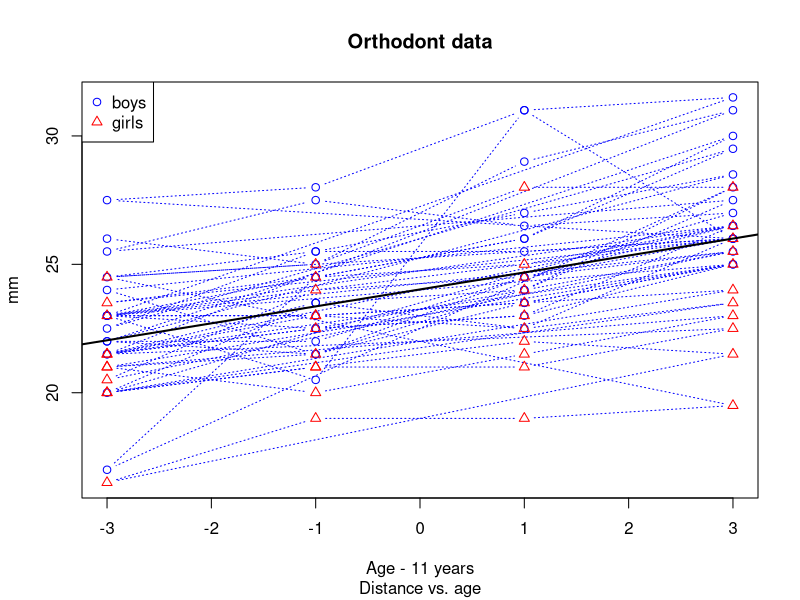

R code for this plot: (Note: this script raises an error after producing the figure.)
## ---- chunk 1
knitr::opts_chunk$set(echo = TRUE)
require( nlme)
## ---- chunk 2
O <- as.data.frame( Orthodont) #simplify data
O$Subject <- factor( O$Subject, ordered=FALSE) # remove order of factor.
O$age <- O$age - 11 # center the independent variable.
names(O)
flm1 <- lm( distance ~ age, data=O)
(sflm1 <- summary( flm1))
plot( O$age, O$distance, type='b', lty='dotted',
      pch=c( 1, 2)[O$Sex], col=c('blue', 'red')[O$Sex], xlab="Age - 11 years",
      ylab="mm", main="Orthodont data", sub="Distance vs. age")
abline( flm1, lwd=2)
legend( x="topleft", legend=c("boys", "girls"), col=c('blue', 'red'),
        pch=c( 1, 2) )
## ---- chunk 3
flm2 <- lmList( distance ~ age | Sex, data=O)
(sflm2 <- summary( flm2))
sflm2$adj.r.squared
plot( augPred( flm2, primary=~ age))
## ---- chunk 4
(cflm2 <- coef(sflm2))
cat( "Male Intr - 1 SD: ", cflm2[1,1,1] - cflm2[1,2,1], "\n")
cat( "Female Intr + 1 SD: ", cflm2[2,1,1] + cflm2[2,2,1], "\n")
cat( "Male slope - 1 SD: ", cflm2[1,1,2] - cflm2[1,2,2], "\n")
cat( "Female slope + 1 SD: ", cflm2[2,1,2] + cflm2[2,2,2], "\n")
## ---- chunk 5
plot( intervals( flm2))
## ---- chunk 6
flm3 <- lm( distance ~ age + Sex, data=O)
dummy.coef( flm3)
(sflm3 <- summary( flm3))
## ---- chunk 7
flm4 <- lm( distance ~ age * Sex, data=O)
(sflm4 <- summary( flm4))
## ---- chunk 8
flm5 <- lm( distance ~ age + Sex + Subject, data=O)
(sflm5 <- summary( flm5))
## ---- chunk 9
tmp <- confint( flm5)
tmp <- na.omit( tmp[ grep( "Subject", rownames( tmp)), ])
tmp <- tmp[ order( tmp[ ,1]), ]
barplot( height=tmp[ ,2]-tmp[,1], offset=tmp[, 1], horiz=TRUE, 
         xlim=c( min( tmp[ , 1]), max( tmp[ , 2])),
         panel.first=grid())
## ---- chunk 10
flm6 <- lmList( distance ~ age  | Subject, data=O)
#(sflm6 <- summary( flm6))
plot( augPred( flm6, primary=~ age))
## ---- chunk 11
plot( intervals( flm6))
## ---- chunk 12
fme1 <- lme(distance ~ age, random= ~ age | Subject, data = O, method="ML")
# Use "ML" to compare to lm results.
(sfme1 <- summary( fme1))
# we must tell augPred what variable drives the model. Level 0 is the overall
# fixed effect, level 1 the subjects.
plot( augPred( fme1, primary= ~ age, level=c(0,1)))
## ---- chunk 13
paste( " flm1: ")
coef( flm1)
confint( flm1)
cat( "\n fme1: ")
fixed.effects( fme1)

intervals( fme1)
## ---- chunk 14
anova( fme1, flm1)
## ---- chunk 15
fme2 <- update( fme1, random = ~ 1 | Subject) # just intercept
(sfme2 <- summary( fme2))
intervals( fme2)
anova( fme2, fme1)
plot( augPred( fme2, primary= ~ age, level=c(0,1)))
## ---- chunk 16
anova( fme2, fme1)
## ---- chunk 17
cfme12 <- compareFits( coef( fme1), coef( fme2))
pairs( cfme12)
## ---- chunk 18
plot( as.data.frame( coef( fme1)))
## ---- chunk 19
fme2b <- update( fme1, random = ~ age - 1 | Subject)
summary( fme2b)
plot( augPred( fme2b, primary= ~ age, level=c(0,1)))
## ---- chunk 20
fme3 <- update( fme2, distance ~ age + Sex) # fme2 only had random intercepts.
# just intercept for each group
summary(fme3)
plot( augPred( fme3, primary= ~ age, level=c(0,1)))
## ---- chunk 21
fme4 <- update( fme3, random = ~ age | Subject)
summary(fme4)
plot( augPred( fme4, primary= ~ age, level=c(0,1)))
## ---- chunk 22
cfme34 <- compareFits( coef( fme3), coef( fme4))
pairs( cfme34)
## ---- chunk 23
fme5 <- update( fme3, distance ~ age * Sex)
summary( fme5)
plot( augPred( fme5, primary= ~ age, level=c( 0, 1)))
## ---- chunk 24
fme6 <- update( fme5, random = ~ age | Subject)
summary( fme6)
plot( augPred( fme6, primary= ~ age, level=c(0,1)))
## ---- chunk 25
AIC( fme1, fme2, fme3, fme4, fme5, fme6)
## ---- chunk 26
anova( fme2, fme4, fme5)
## ---- chunk 27
qqnorm( fme5, abline=c(0,1), id=0.05, idLabels=paste(O$Subject,O$age))
## ---- chunk 28
plot(Orthodont[O$Subject %in% c('M09', 'M13'),])
## ---- chunk 29
qqnorm(fme5, ~ residuals(., type = "pearson") | Sex, abline = c(0, 1))
## ---- chunk 30
qqnorm(fme5, ~ranef(., standard=TRUE), abline=c(0,1))
## ---- chunk 31
plot( fme5, abs( resid(.)) ~ fitted(.), type=c("p", "smooth"))
## ---- chunk 32
plot( fme5, resid(.) ~ fitted(.) | Sex, type=c("p", "smooth"))
## ---- chunk 33
plot( fme5, Subject ~ resid(.))
## ---- chunk 34
plot( fme5, distance ~ fitted(.) | Subject, abline=c( 0, 1))
## ---- chunk 35
fme7 <- lme( distance ~ age + age:Sex, data = O, random = ~ 1 | Subject)
summary( fme7)
plot( augPred( fme7, primary= ~ age, level=c(0,1)))
## ---- chunk 36
fme8 <- lme( distance ~ age + age:Sex, data = O, random = ~ age | Subject)
summary( fme8)
plot( augPred( fme8, primary= ~ age, level=c(0,1)))
## ---- chunk 37
require( mvtnorm)
M <- 3 # Number of random effects factors
K <- rep( 100, M) # number of samples of each factor.
N <- max( K) * 1000 # Ensures we have many samples of each factor.
mx <- -2 # slope & intercept of fixed effect
bx <- 1
sx <- 1 # std dev of noise on y.
mu <- 0:(2*M-1) # the means and intercepts of random effects will be increasing.
Sigma <- diag( 1/( 1 + mu)) # variances are decreasing, and independent.
re <- rmvnorm( n=max(K), mean=mu, sigma=Sigma, method="chol")
colMeans( re)
var( re)
# if each k is not the same length, we will just ignore the extra.
df <- data.frame( x=rnorm( N, mean=0, sd=sx))

## ---- chunk 38
Orth.new <-  # create a new copy of the groupedData object
  groupedData( distance ~ age | Subject,
              data = as.data.frame( Orthodont ),
              FUN = mean,
              outer = ~ Sex,
              labels = list( x = "Age",
                y = "Distance from pituitary to pterygomaxillary fissure" ),
              units = list( x = "(yr)", y = "(mm)") )
plot( Orth.new )         # trellis plot by Subject
formula( Orth.new )      # extractor for the formula
gsummary( Orth.new )     # apply summary by Subject
fm1 <- lme( Orth.new )   # fixed and groups formulae extracted from object
Orthodont2 <- update(Orthodont, FUN = mean)
## ---- chunk 39
summary(fm1)
## ---- chunk 40
gsummary(Orthodont)  # default summary by Subject
## gsummary with invariantsOnly = TRUE and omitGroupingFactor = TRUE
## determines whether there are covariates like Sex that are invariant
## within the repeated observations on the same Subject.
gsummary(Orthodont, inv = TRUE, omit = TRUE)
## ---- chunk 41
fm1 <- lmList(Orthodont)
fm2 <- lme(fm1)
summary(fm1)
summary(fm2)
## ---- chunk 42
# Pinheiro and Bates, p. 251-252
fm1Orth.gls <- gls(distance ~ Sex * I(age - 11), Orthodont,
correlation = corSymm(form = ~ 1 | Subject),
weights = varIdent(form = ~ 1 | age))
fm2Orth.gls <- update(fm1Orth.gls,
corr = corCompSymm(form = ~ 1 | Subject))
anova(fm1Orth.gls, fm2Orth.gls)
## ---- chunk 43
## Pinheiro and Bates, pp. 251-254 ------------------------------------------
fm1Orth.gls <- gls(distance ~ Sex * I(age - 11), Orthodont,
correlation = corSymm(form = ~ 1 | Subject),
weights = varIdent(form = ~ 1 | age))
fm2Orth.gls <- update(fm1Orth.gls,
corr = corCompSymm(form = ~ 1 | Subject))
## anova.gls examples:
anova(fm1Orth.gls, fm2Orth.gls)
fm3Orth.gls <- update(fm2Orth.gls, weights = NULL)
anova(fm2Orth.gls, fm3Orth.gls)
fm4Orth.gls <- update(fm3Orth.gls, weights = varIdent(form = ~ 1 | Sex))
anova(fm3Orth.gls, fm4Orth.gls)
# not in book but needed for the following command
fm3Orth.lme <- lme(distance ~ Sex*I(age-11), data = Orthodont,
random = ~ I(age-11) | Subject,
weights = varIdent(form = ~ 1 | Sex))
# Compare an "lme" object with a "gls" object (test would be non-sensical!)
anova(fm3Orth.lme, fm4Orth.gls, test = FALSE)
## ---- chunk 44
cst1 <- corAR1(form = ~1|Subject)
cst1 <- Initialize(cst1, data = Orthodont)
as.matrix(cst1)
## ---- chunk 45
rs1 <- reStruct(pdSymm(diag(3), ~age+Sex, data = Orthodont))
as.matrix(rs1)
